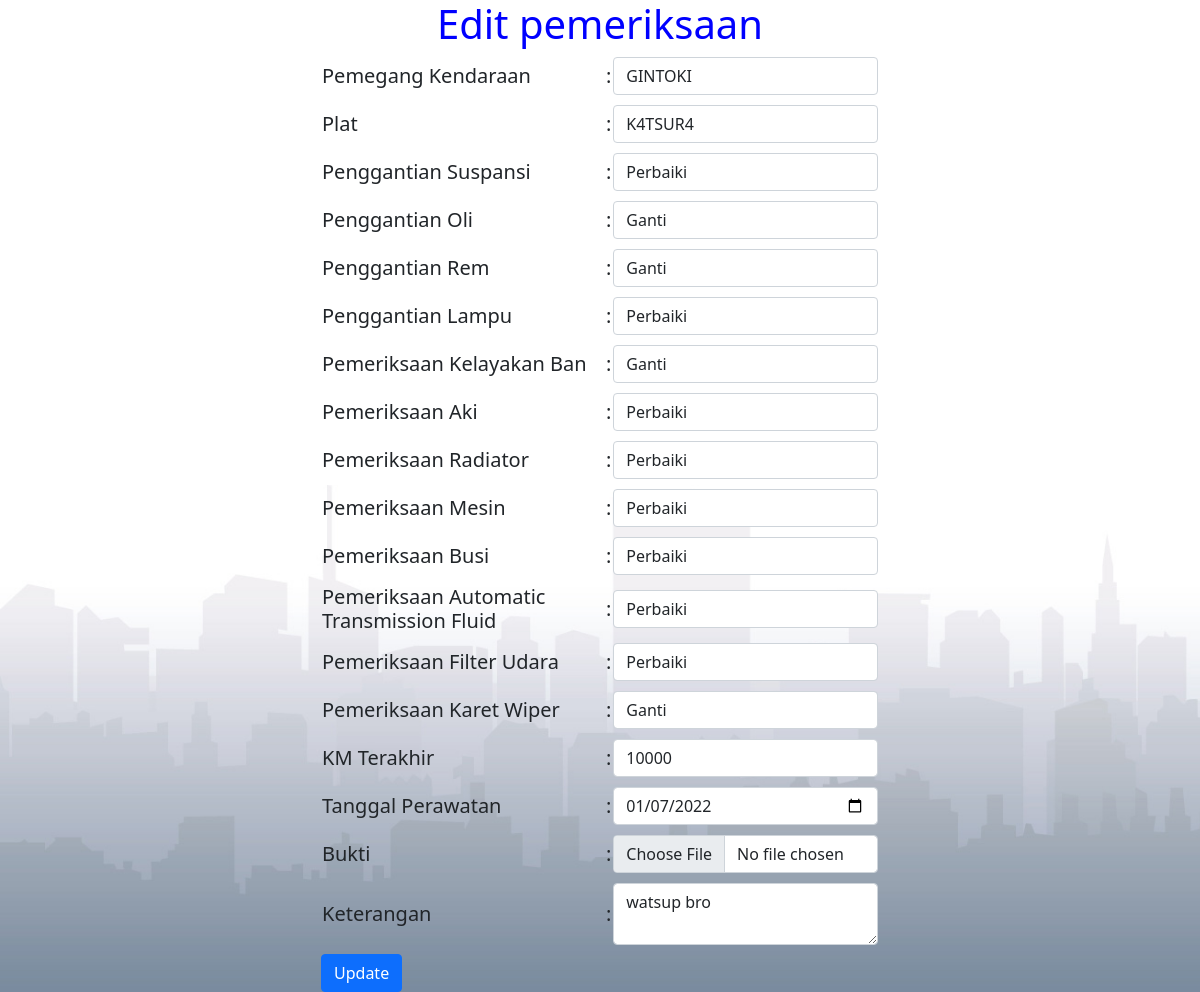
Screenshot of /pemeriksaan/get_edit/138 with the database file from the repository.
### tables this page shows
CREATE TABLE `tbl_perawatan` (
  `id_perawatan` int(11) NOT NULL,
  `pemegang_kendaraan` varchar(32) NOT NULL,
  `plat` varchar(11) NOT NULL,
  `pemeriksaan_suspansi` varchar(11) NOT NULL,
  `pemeriksaan_oli` varchar(11) NOT NULL,
  `pemeriksaan_rem` varchar(11) NOT NULL,
  `pemeriksaan_lampu` varchar(11) NOT NULL,
  `pemeriksaan_kelayakan_ban` varchar(11) NOT NULL,
  `pemeriksaan_aki` varchar(11) NOT NULL,
  `pemeriksaan_radiator` varchar(11) NOT NULL,
  `pemeriksaan_mesin` varchar(11) NOT NULL,
  `pemeriksaan_busi` varchar(11) NOT NULL,
  `pemeriksaan_atf` varchar(11) NOT NULL,
  `pemeriksaan_filter_udara` varchar(11) NOT NULL,
  `pemeriksaan_karet_wiper` varchar(11) NOT NULL,
  `km_terakhir` varchar(11) NOT NULL,
  `tanggal_perawatan` varchar(32) NOT NULL,
  `bukti` varchar(100) NOT NULL,
  `keterangan` varchar(99) NOT NULL
);

### application/controllers/pemeriksaan.php (called while the page is built, shortened)
<?php
class pemeriksaan extends CI_Controller{
 function __construct(){
 $this->load->model('pemeriksaan_model');
 }
	function get_edit() {
		$id_perawatan = $this->uri->segment(3);
		$result = $this->pemeriksaan_model->get_id_perawatan($id_perawatan);
			if($result->num_rows() > 0){
			$i = $result->row_array();
				$data = array(
					'id_perawatan' => $i['id_perawatan'],
					'pemegang_kendaraan' => $i['pemegang_kendaraan'],
					'plat' => $i['plat'],
					'pemeriksaan_suspansi' => $i['pemeriksaan_suspansi'],
					'pemeriksaan_oli' => $i['pemeriksaan_oli'],
					'pemeriksaan_rem' => $i['pemeriksaan_rem'],
					'pemeriksaan_lampu' => $i['pemeriksaan_lampu'],
					'pemeriksaan_kelayakan_ban' => $i['pemeriksaan_kelayakan_ban'],
					'pemeriksaan_aki' => $i['pemeriksaan_aki'],
					'pemeriksaan_radiator' => $i['pemeriksaan_radiator'],
					'pemeriksaan_mesin' => $i['pemeriksaan_mesin'],
					'pemeriksaan_busi' => $i['pemeriksaan_busi'],
					'pemeriksaan_atf' => $i['pemeriksaan_atf'],
					'pemeriksaan_filter_udara' => $i['pemeriksaan_filter_udara'],
					'pemeriksaan_karet_wiper' => $i['pemeriksaan_karet_wiper'],
					'km_terakhir' => $i['km_terakhir'],
					'tanggal_perawatan' => $i['tanggal_perawatan'],
					'bukti' => $i['bukti'],
					'keterangan' => $i['keterangan']
				);
				$this->load->view('edit_pemeriksaan_view',$data);
			}else{
				echo "data was not found";
			}
	}
}

### index.php (called while the page is built, shortened)
<?php
require_once BASEPATH.'core/CodeIgniter.php';

### application/models/pemeriksaan_model.php (called while the page is built, shortened)
<?php
class pemeriksaan_model extends CI_Model{
  function get_id_perawatan($id_perawatan){
  $query = $this->db->get_where('tbl_perawatan', array('id_perawatan' => $id_perawatan));
	  return $query;
  }
}

### application/views/edit_pemeriksaan_view.php (the view, shortened to what this page needs)
<!DOCTYPE html>
<html lang="en">
 <head>
 <link href="<?php echo base_url('assets/css/bootstrap.min.css');?>" rel="stylesheet">
 </head>
		<body>
 <div class="container">
 <h1><center>Edit pemeriksaan</center></h1>
 <div class="col-md-6 offset-md-3">
 <form method="post" enctype="multipart/form-data" action="<?php echo base_url(); ?>pemeriksaan/update">
<table border="0">
<tr>
        <td><h5>Pemegang Kendaraan</td></h5>
        <td><h5>:</td></h5>
        <td><h5>
        <input name="p_pemegang" class="form-control" style="text-transform:uppercase" placeholder="Nama Pemegang"  value="<?php echo $pemegang_kendaraan;?>">
    </tr>
<tr>
        <td><h5>Plat</td></h5>
        <td><h5>:</td></h5>
        <td><h5>
        <input name="p_plat" class="form-control" style="text-transform:uppercase" placeholder="Nomor Plat" value="<?php echo $plat;?>">
    </tr>
    <tr>
        <td><h5>Penggantian Suspansi</td></h5>
        <td><h5>:</td></h5>
        <td><h5>
       <select name="p_suspansi" class="form-control">
							<option value="<?php echo $pemeriksaan_suspansi;?>"><?php echo $pemeriksaan_suspansi;?></option>
						</select> </h5></td>
    </tr>
    <tr>
        <td> <h5>Penggantian Oli</td></h5>
        <td> <h5>:</td></h5>
        <td> <h5>
        <select name="p_oli" class="form-control">
							<option value="<?php echo $pemeriksaan_oli;?>"><?php echo $pemeriksaan_oli;?></option>
						</select></h5></td>
    </tr>
    <tr>
        <td><h5>Penggantian Rem</td></h5>
        <td><h5> :</td></h5>
        <td> <h5>
        <select name="p_rem" class="form-control">
							<option value="<?php echo $pemeriksaan_rem;?>"><?php echo $pemeriksaan_rem;?></option>
						</select></h5></td></td></h5>
    </tr>
   <tr>
        <td><h5>Penggantian Lampu</td></h5>
        <td><h5>:</td></h5>
        <td><h5>
        <select name="p_lampu" class="form-control">
							<option value="<?php echo $pemeriksaan_lampu;?>"><?php echo $pemeriksaan_lampu;?></option>
						</select></h5></td></td></h5>
    </tr>
    <tr>
        <td><h5>Pemeriksaan Kelayakan Ban</td></h5>
        <td><h5>:</td></h5>
        <td><h5>
        <select name="p_ban" class="form-control">
							<option value="<?php echo $pemeriksaan_kelayakan_ban;?>"><?php echo $pemeriksaan_kelayakan_ban;?></option>
						</select></h5></td></td></h5>
    </tr>
    <tr>
        <td><h5>Pemeriksaan Aki</td></h5>
        <td><h5> :</td></h5>
        <td><h5>
        <select name="p_aki" class="form-control">
							<option value="<?php echo $pemeriksaan_aki;?>"><?php echo $pemeriksaan_aki;?></option>
						</select></h5></td></td></h5>
    </tr>
    <tr>
        <td><h5>Pemeriksaan Radiator</td></h5>
        <td><h5> :</td></h5>
        <td><h5>
        <select name="p_radiator" class="form-control">
							<option value="<?php echo $pemeriksaan_radiator;?>"><?php echo $pemeriksaan_radiator;?></option>
						</select></h5></td></td></h5>
    </tr>
    <tr>
        <td><h5>Pemeriksaan Mesin</td></h5>
        <td><h5> :</td></h5>
        <td><h5>
        <select name="p_mesin" class="form-control">
							<option value="<?php echo $pemeriksaan_mesin;?>"><?php echo $pemeriksaan_mesin;?></option>
						</select></h5></td></td>
    </tr>
    <tr>
        <td><h5>Pemeriksaan Busi</td></h5>
        <td><h5> :</td></h5>
        <td><h5>
        <select name="p_busi" class="form-control">
							<option value="<?php echo $pemeriksaan_busi;?>"><?php echo $pemeriksaan_busi;?></option>
						</select></h5></td></td>
    </tr>
    <tr>
        <td><h5>Pemeriksaan Automatic Transmission Fluid</td></h5>
        <td><h5> :</td></h5>
        <td><h5>
        <select name="p_atf" class="form-control">
							<option value="<?php echo $pemeriksaan_atf;?>"><?php echo $pemeriksaan_atf;?></option>
						</select></h5></td></td>
    </tr>
    <tr>
        <td><h5>Pemeriksaan Filter Udara</td></h5>
        <td><h5> :</td></h5>
        <td><h5>
        <select name="p_filter" class="form-control">
							<option value="<?php echo $pemeriksaan_filter_udara;?>"><?php echo $pemeriksaan_filter_udara;?></option>
						</select></h5></td></td>
    </tr>
    <tr>
        <td><h5>Pemeriksaan Karet Wiper</td></h5>
        <td><h5> :</td></h5>
        <td><h5>
        <select name="p_karet" class="form-control">
							<option value="<?php echo $pemeriksaan_karet_wiper;?>"><?php echo $pemeriksaan_karet_wiper;?></option>
						</select></h5></td></td>
    </tr>
<td><h5>KM Terakhir</td></h5>
        <td><h5> :</td></h5>
        <td><h5><input type="text" class="form-control" style="text-transform:uppercase" name="km" value="<?php echo $km_terakhir;?>" placeholder="Km Terakhir"></td></h5>
<tr>
    <tr>
        <td><h5>Tanggal Perawatan</td></h5>
        <td><h5> :</td></h5>
        <td><h5><input type="date" name="tanggal" class="form-control" type="text" value="<?php echo $tanggal_perawatan;?>" placeholder="tanggal"></td></h5>
    </tr>
	<tr>
    <tr>
        <td><h5>Bukti</td></h5>
        <td><h5> :</td></h5>
        <td><h5><input type="file" name="bukti" class="form-control" value="<?php echo $bukti;?>" placeholder="bukti" required></td></h5>
    </tr>
    <tr>
	<td><h5>Keterangan</td></h5>
        <td><h5> :</td></h5>
        <td><h5><textarea name="ket"  value="<?php echo $keterangan;?>" class="form-control" placeholder="Keterangan"><?php echo $keterangan;?></textarea>
    </tr>
</table>
 <button type="submit" class="btn btn-primary">Update</button>
 </form>
 </div>
 </div>
 </body>
</html>

### rows the page displays
tbl_perawatan: p_pemegang "gintoki", p_plat "K4tsur4", p_suspansi "Perbaiki", p_oli "Ganti", p_rem "Ganti", p_lampu "Perbaiki", p_ban "Ganti", p_aki "Perbaiki", p_radiator "Perbaiki", p_mesin "Perbaiki", p_busi "Perbaiki", p_atf "Perbaiki", p_filter "Perbaiki", p_karet "Ganti", km "10000", tanggal "01/07/2022", ket "watsup bro"
